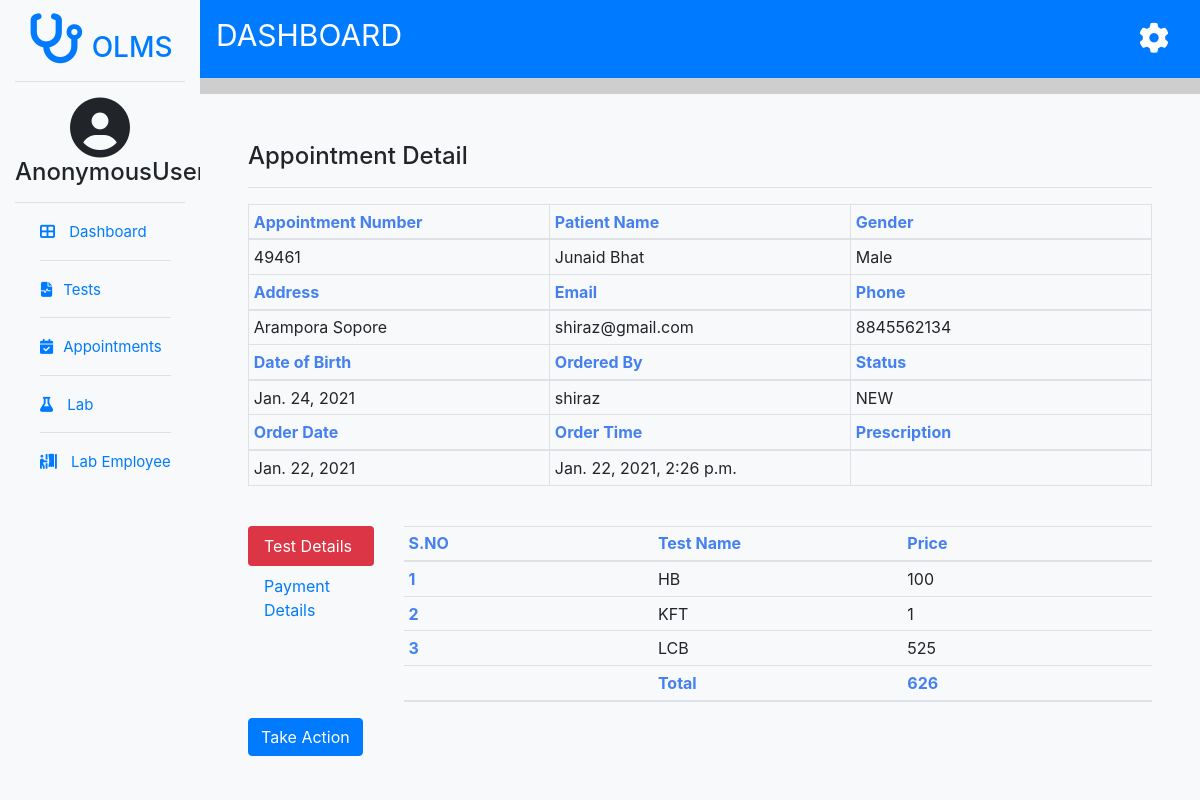
The page /appointmentdetails/73 on the database its author committed.
### users/models.py (models this page shows, shortened)
class appointment(models.Model):
    user_id = models.ForeignKey(enduser,on_delete=models.CASCADE)
    appointmentno = models.CharField(max_length=100, unique=True)
    patientname =models.CharField(max_length=30)
    gender = models.CharField(max_length=10)
    address= models.CharField(max_length=200, default='NA')
    dateofbirth = models.DateField()
    mobile = models.IntegerField(unique=True)
    email= models.CharField(max_length=100)
    appointmentdate = models.DateField(default=date.today)
    appointmenttime = models.DateTimeField(default=timezone.now)
    prescription= models.FileField(blank=True, null=True)

class enduser(models.Model):
    firstname = models.CharField(max_length=40)
    lastname = models.CharField(max_length=20)
    username = models.CharField(max_length=30, unique=True)
    email=models.CharField(max_length=50, unique=True)
    phone = models.IntegerField(unique=True)
    password = models.CharField(max_length=50)

class appointmentstatus(models.Model):
    appointment = models.ForeignKey(appointment, on_delete=models.CASCADE)
    status = models.CharField(max_length=50, default='NEW')
    comment = models.CharField(max_length=100, default='Yet to Review')
    def __str__(self):
        return self.status

class testchoice(models.Model):
    appointment=models.ForeignKey(appointment, on_delete=models.CASCADE)
    tname=models.CharField(max_length=50)
    price=models.IntegerField(default=0)

class orderamount(models.Model):
    appointment=models.ForeignKey(appointment, to_field='appointmentno', on_delete=models.CASCADE)
    amount=models.IntegerField(default=0)

### users/views.py (the view)
# urls.py: path("appointmentdetails/<int:apt_id>",views.appointmentdetail,name='appointmentdetails'),
def appointmentdetail(request,apt_id):
    if request.method == 'POST':
        status=request.POST.get('mark')
        comment=request.POST.get('comment')
        appointmentstatus.objects.filter(appointment__id=apt_id).update(status=status,comment=comment)
    aptdetail=appointment.objects.get(id=apt_id)
    status=appointmentstatus.objects.get(appointment__id=apt_id)
    new=testchoice.objects.filter(appointment=apt_id)
    amt=orderamount.objects.get(appointment__id=apt_id)
    pay=paymentdetail.objects.filter(appointment__id=apt_id).first()
    if aptdetail.prescription:
        url=aptdetail.prescription.url
        text="Download"
    else:
        url=aptdetail.prescription
        text=""
    return render(request, 'appointment-details.html',{'detail':aptdetail, 'new':new,'amt':amt, 'status':status, 'url':url, 'text':text,'pay':pay})

### templates/appointment-details.html (shortened to what this page needs)
{% extends 'adminbase.html' %}
{% block body %}
<div class="container  bg-light p-5 mt-3">
  <div class="row">
    <div class="col-lg-12">
      <h4>Appointment Detail</h4>
      <hr>
      <table class="table table-sm table-bordered table-responsive-lg">
        <thead>
          <tr>
            <th scope="row">Appointment Number</th>
            <th scope="row">Patient Name</th>
            <th scope="row">Gender</th>
          </tr>
        </thead>
        <tbody>
          <tr>
            <td>{{detail.appointmentno}}</td>
            <td>{{detail.patientname}}</td>
            <td class="text-capitalize">{{detail.gender}}</td>
          </tr>
        </tbody>
        <thead>
          <tr>
            <th scope="row">Address</th>
            <th scope="row">Email</th>
            <th scope="row">Phone</th>
          </tr>
        </thead>
        <tbody>
          <tr>
            <td>{{detail.address}}</td>
            <td>{{detail.email}}</td>
            <td>{{detail.mobile}}</td>
          </tr>
        </tbody>
        <thead>
          <tr>
            <th scope="row">Date of Birth</th>
            <th scope="row">Ordered By</th>
            <th scope="row">Status</th>
          </tr>
        </thead>
        <tbody>
          <tr>
            <td>{{detail.dateofbirth}}</td>
            <td>{{detail.user_id.firstname}}</td>
            <td>{{status}}</td>
          </tr>
        </tbody>
        <thead>
          <tr>
            <th scope="row">Order Date</th>
            <th scope="row">Order Time</th>
            <th scope="row">Prescription</th>
          </tr>
        </thead>
        <tbody>
          <tr>
            <td>{{detail.appointmentdate}}</td>
            <td>{{detail.appointmenttime}}</td>
            <td><a href="{{url}}" download="{{detail.prescription}}" target="_blank">{{text}}</a></td>
          </tr>
        </tbody>
      </table>
    </div>
  </div>
  <br>
  <div class="row">
    <div class="col-lg-2">
      <div class="nav flex-column nav-pills" id="v-pills-tab" role="tablist" aria-orientation="vertical">
        <a class="nav-link active" id="v-pills-home-tab" data-toggle="pill" href="#v-pills-home" role="tab"
          aria-controls="v-pills-home" aria-selected="true">Test Details</a>
        <a class="nav-link" id="v-pills-profile-tab" data-toggle="pill" href="#v-pills-profile" role="tab"
          aria-controls="v-pills-profile" aria-selected="false">Payment Details</a>
      </div>
    </div>
    <div class="col-lg-10">
      <div class="tab-content" id="v-pills-tabContent">
        <div class="tab-pane fade show active" id="v-pills-home" role="tabpanel" aria-labelledby="v-pills-home-tab">
          <table class="table table-stripped table-sm">
            <thead>
              <tr>
                <th scope="col">S.NO</th>
                <th scope="col">Test Name</th>
                <th scope="col">Price</th>
              </tr>
            </thead>
            <tbody>
            <tbody>
              {% for i in new %}
              <tr>
                <th scope="row">{{forloop.counter}}</th>
                <td>{{i.tname}}</td>
                <td>{{i.price}}</td>
              </tr>
              {% endfor %}
            </tbody>
            <thead>
              <tr>
                <th scope="col"></th>
                <th scope="col">Total</th>
                <th scope="col">{{amt.amount}}</th>
              </tr>
            </thead>
            </tbody>
          </table>
        </div>
      </div>
    </div>
  </div>
  <button type="button" class="btn btn-primary mx-auto" data-toggle="modal" data-target="#exampleModal">
    Take Action
  </button>
</div>
{% endblock body %}

### templates/adminbase.html (style rules this page uses)
body { margin: 0; padding: 0; background-color: rgb(207, 206, 206); }

### templates/appointment-details.html (style rules this page uses)
th { width: 25%; color: rgb(69, 128, 240); }
.nav-pills .nav-link.active, .nav-pills .show>.nav-link { color: #fff; background-color: #dc3545; }

### rows shown on the page
appointment: appointmentno "49461", patientname "Junaid Bhat", gender "Male", address "Arampora Sopore", email "shiraz@gmail.com", mobile "8845562134", dateofbirth "Jan. 24, 2021", user_id.firstname "shiraz", appointmentdate "Jan. 22, 2021", appointmenttime "Jan. 22, 2021, 2:26 p.m."
appointmentstatus: status "NEW"
testchoice: tname "HB", price "100"
testchoice: tname "KFT", price "1"
testchoice: tname "LCB", price "525"
orderamount: amount "626"

### other values the page prints
{{ request.user }} "AnonymousUser"
